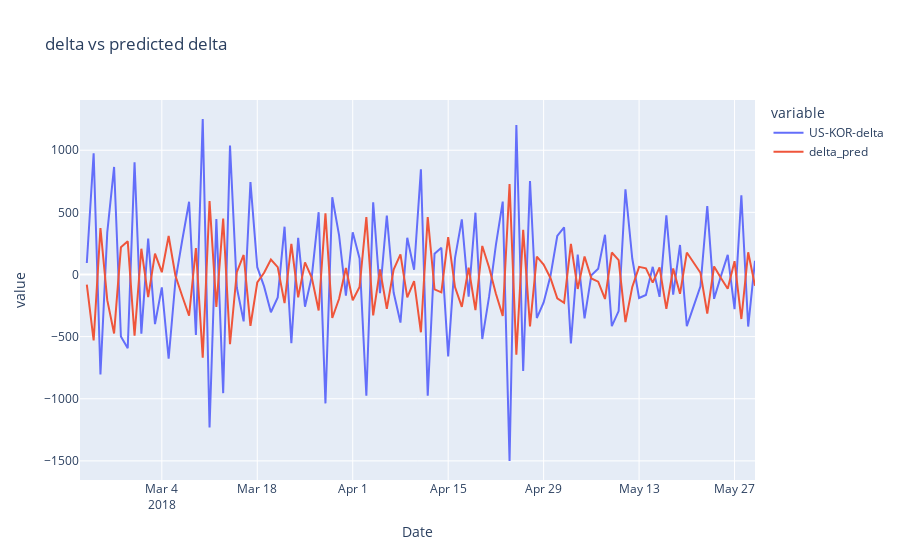
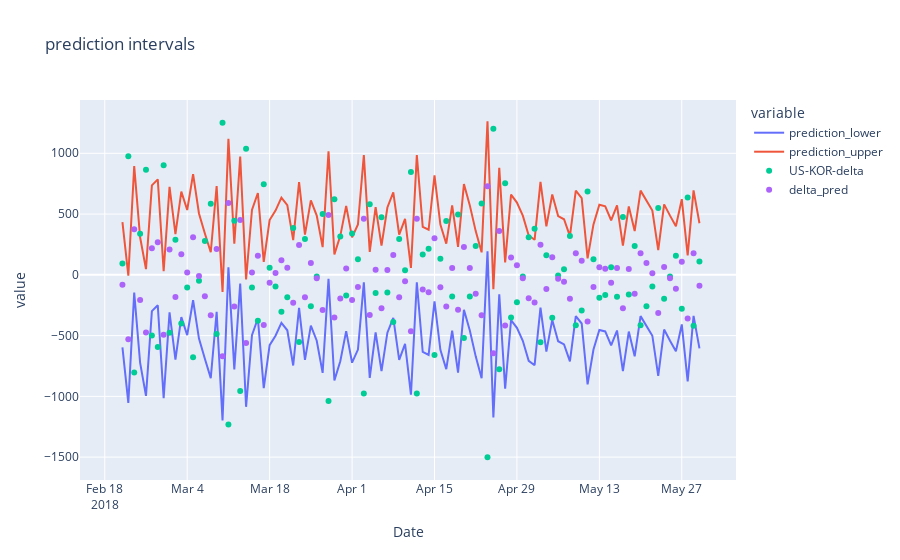
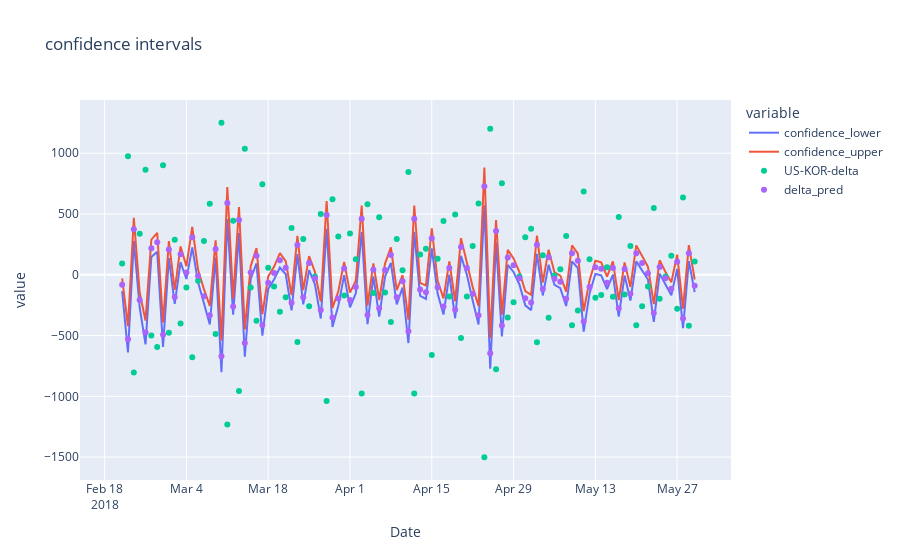

The notebook cell saved with these charts, in order:
### Markdown cell above
#### Prediction and Confidence Intervals

### Code cell
fig = px.line(
    resid_df, 
    x=resid_df.index, 
    y=['US-KOR-delta','delta_pred'],
    title='delta vs predicted delta')
fig.show()

fig = px.line(
    resid_df, 
    x=resid_df.index, 
    y=[
        # 'confidence_lower',
        # 'confidence_upper',
        'prediction_lower',
        'prediction_upper'
    ],
    title='prediction intervals'
)
fig.add_scatter(
    x=resid_df.index, 
    y=resid_df['US-KOR-delta'], mode='markers', name='US-KOR-delta')
fig.add_scatter(
    x=resid_df.index, 
    y=resid_df['delta_pred'], mode='markers',name='delta_pred')
fig.show()

fig = px.line(
    resid_df, 
    x=resid_df.index, 
    y=[
        'confidence_lower',
        'confidence_upper',
    ],
    title='confidence intervals'
)
fig.add_scatter(
    x=resid_df.index, 
    y=resid_df['US-KOR-delta'], mode='markers', name='US-KOR-delta')
fig.add_scatter(
    x=resid_df.index, 
    y=resid_df['delta_pred'], mode='markers',name='delta_pred')
fig.show()
